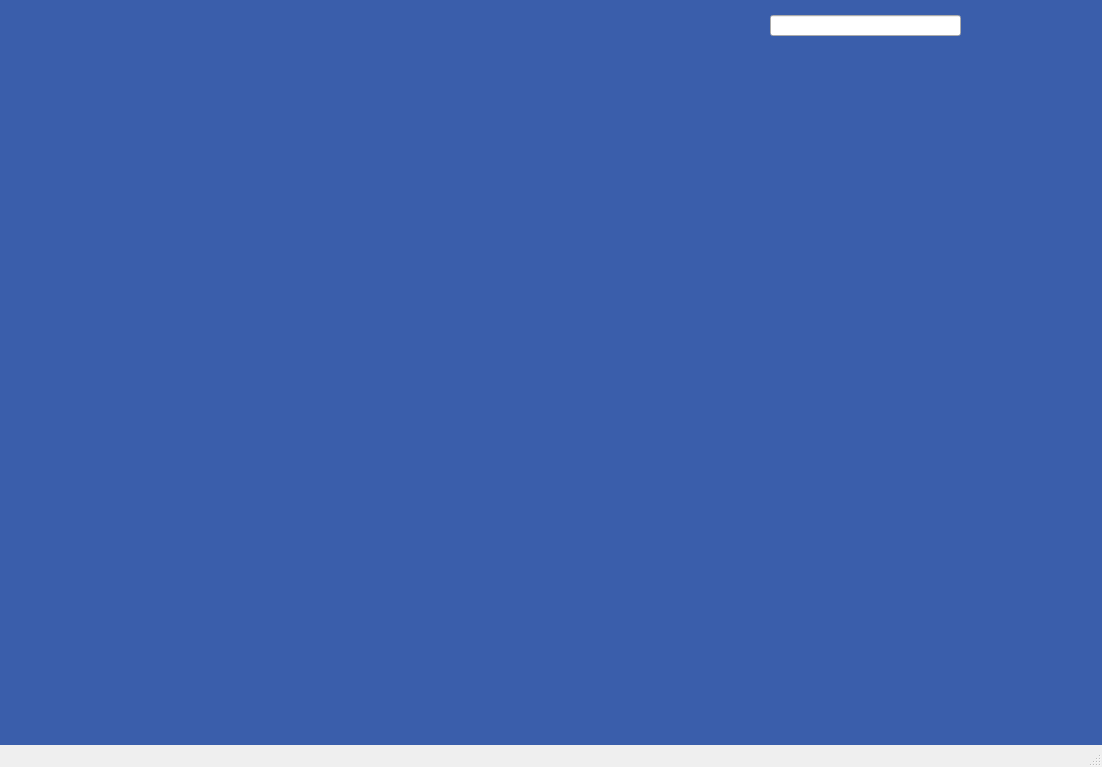
<?xml version="1.0" encoding="UTF-8"?>
<ui version="4.0">
 <class>MainWindow</class>
 <widget class="QMainWindow" name="MainWindow">
  <property name="geometry">
   <rect>
    <x>0</x>
    <y>0</y>
    <width>1102</width>
    <height>767</height>
   </rect>
  </property>
  <property name="windowTitle">
   <string>MainWindow</string>
  </property>
  <property name="styleSheet">
   <string notr="true">QWidget#centralwidget {background: rgb(58, 94, 171);}

 QTabWidget::pane { /* The tab widget frame */
     border: 2px solid black;
 }

 /* Style the tab using the tab sub-control. Note that
     it reads QTabBar _not_ QTabWidget */
 QTabBar::tab {
     background: qlineargradient(x1: 0, y1: 0, x2: 0, y2: 1,
                                 stop: 0 #E1E1E1, stop: 0.4 #DDDDDD,
                                 stop: 0.5 #D8D8D8, stop: 1.0 #D3D3D3);
     border: 2px solid #C4C4C3;
     border-bottom-color: #C2C7CB; /* same as the pane color */
     border-top-left-radius: 4px;
     border-top-right-radius: 4px;
     min-width: 8ex;
     padding: 5px;
 }

 QTabBar::tab:selected, QTabBar::tab:hover {
     background: qlineargradient(x1: 0, y1: 0, x2: 0, y2: 1,
                                 stop: 0 #fafafa, stop: 0.4 #f4f4f4,
                                 stop: 0.5 #e7e7e7, stop: 1.0 #fafafa);
 }

 QTabBar::tab:selected {
     border-color: #9B9B9B;
     border-bottom-color: #C2C7CB; /* same as pane color */
 }

 
caTable {
       font: 10pt;
       background: cornsilk;
       alternate-background-color: wheat;
}

caLineEdit {
     border-radius: 1px;
     background: lightyellow;
     color: black;
 }

caTextEntry {
    color: rgb(127, 0, 63);
    background-color: cornsilk;
    selection-color: #0a214c;
    selection-background-color: wheat;
    border: 1px groove black;
    border-radius: 1px;
    padding: 1px;
}

caTextEntry:focus {
    padding: 0px;
    border: 2px groove darkred;
    border-radius: 1px;
}

QPushButton {
      border-color: #00b;
      border-radius: 2px;
      padding: 3px;
      border-width: 1px;

	background: qlineargradient(spread:pad, x1:0, y1:0, x2:0, y2:1,
						   stop:0   rgba(224, 239, 255, 255),
						   stop:0.5 rgba(199, 215, 230, 255),
						   stop:1   rgba(184, 214, 236, 255));
}
QPushButton:hover {
	background: qlineargradient(spread:pad, x1:0, y1:0, x2:0, y2:1,
						stop:0   rgba(201, 226, 255, 255),
						stop:0.5 rgba(177, 204, 230, 255),
						stop:1   rgba(163, 205, 236, 255));
}
QPushButton:pressed {
	background: qlineargradient(spread:pad, x1:0, y1:0, x2:0, y2:1,
						stop:0   rgba(174, 219, 255, 255),
						stop:0.5 rgba(165, 199, 230, 255),
						stop:1   rgba(134, 188, 236, 255));
}

QPushButton:disabled {
	background: qlineargradient(spread:pad, x1:0, y1:0, x2:0, y2:1,
						stop:0   rgba(174, 219, 255, 255),
						stop:0.5 rgba(165, 199, 230, 255),
						stop:1   rgba(134, 188, 236, 255));
}



caSlider::groove:horizontal {
border: 1px solid #bbb;
background: lightgrey;
height: 20px;
border-radius: 4px;
}

caSlider::handle:horizontal {
background: red;
border: 1px solid #777;
width: 13px;
margin-top: -2px;
margin-bottom: -2px;
border-radius: 2px;
}
</string>
  </property>
  <widget class="QWidget" name="centralwidget">
   <property name="autoFillBackground">
    <bool>false</bool>
   </property>
   <widget class="caLineEdit" name="timeLineEdit">
    <property name="geometry">
     <rect>
      <x>770</x>
      <y>15</y>
      <width>191</width>
      <height>21</height>
     </rect>
    </property>
    <property name="channel" stdset="0">
     <string>mynow</string>
    </property>
   </widget>
   <widget class="caStripPlot" name="caStripPlot_0">
    <property name="geometry">
     <rect>
      <x>20</x>
      <y>140</y>
      <width>971</width>
      <height>315</height>
     </rect>
    </property>
    <property name="sizePolicy">
     <sizepolicy hsizetype="Expanding" vsizetype="Expanding">
      <horstretch>0</horstretch>
      <verstretch>0</verstretch>
     </sizepolicy>
    </property>
    <property name="TitleX">
     <string notr="true">[time]</string>
    </property>
    <property name="TitleY">
     <string notr="true">[counts]</string>
    </property>
    <property name="channels" stdset="0">
     <string notr="true">QTDM:COUNT:1{&quot;monitor&quot;:{&quot;maxdisplayrate&quot;:20}};QTDM:TEST:AO;mySoft1</string>
    </property>
    <property name="units">
     <enum>caStripPlot::Second</enum>
    </property>
    <property name="period">
     <double>30.000000000000000</double>
    </property>
    <property name="XaxisType">
     <enum>caStripPlot::TimeScale</enum>
    </property>
    <property name="YaxisLimitsMax_1">
     <double>5.000000000000000</double>
    </property>
    <property name="YaxisLimitsMin_1">
     <double>0.000000000000000</double>
    </property>
    <property name="YaxisScalingMax_1" stdset="0">
     <enum>caStripPlot::User</enum>
    </property>
    <property name="YaxisScalingMin_1" stdset="0">
     <enum>caStripPlot::User</enum>
    </property>
    <property name="Style_1">
     <enum>caStripPlot::FillUnder</enum>
    </property>
    <property name="color_1">
     <color>
      <red>170</red>
      <green>255</green>
      <blue>127</blue>
     </color>
    </property>
    <property name="YaxisLimitsMax_2">
     <double>1000.000000000000000</double>
    </property>
    <property name="YaxisLimitsMin_2">
     <double>0.000000000000000</double>
    </property>
    <property name="YaxisScalingMax_2" stdset="0">
     <enum>caStripPlot::User</enum>
    </property>
    <property name="YaxisScalingMin_2" stdset="0">
     <enum>caStripPlot::User</enum>
    </property>
    <property name="color_2">
     <color>
      <red>253</red>
      <green>0</green>
      <blue>0</blue>
     </color>
    </property>
    <property name="YaxisLimitsMax_3">
     <double>500.000000000000000</double>
    </property>
    <property name="YaxisLimitsMin_3">
     <double>0.000000000000000</double>
    </property>
    <property name="YaxisScalingMax_3" stdset="0">
     <enum>caStripPlot::User</enum>
    </property>
    <property name="YaxisScalingMin_3" stdset="0">
     <enum>caStripPlot::User</enum>
    </property>
    <property name="color_3">
     <color>
      <red>26</red>
      <green>115</green>
      <blue>9</blue>
     </color>
    </property>
    <property name="YaxisLimitsMax_4">
     <double>500.000000000000000</double>
    </property>
    <property name="YaxisLimitsMin_4">
     <double>0.000000000000000</double>
    </property>
    <property name="YaxisScalingMax_4" stdset="0">
     <enum>caStripPlot::User</enum>
    </property>
    <property name="YaxisScalingMin_4" stdset="0">
     <enum>caStripPlot::User</enum>
    </property>
    <property name="color_4">
     <color>
      <red>0</red>
      <green>0</green>
      <blue>0</blue>
     </color>
    </property>
    <property name="YaxisLimitsMax_5">
     <double>1.500000000000000</double>
    </property>
    <property name="YaxisLimitsMin_5">
     <double>0.000000000000000</double>
    </property>
    <property name="YaxisScalingMax_5" stdset="0">
     <enum>caStripPlot::User</enum>
    </property>
    <property name="YaxisScalingMin_5" stdset="0">
     <enum>caStripPlot::User</enum>
    </property>
    <property name="color_5">
     <color>
      <red>139</red>
      <green>130</green>
      <blue>57</blue>
     </color>
    </property>
    <property name="foreground">
     <color>
      <red>236</red>
      <green>236</green>
      <blue>236</blue>
     </color>
    </property>
    <property name="background">
     <color>
      <red>236</red>
      <green>236</green>
      <blue>236</blue>
     </color>
    </property>
    <property name="scaleColor">
     <color>
      <red>0</red>
      <green>0</green>
      <blue>0</blue>
     </color>
    </property>
    <property name="XaxisEnabled">
     <bool>true</bool>
    </property>
    <property name="YaxisEnabled">
     <bool>true</bool>
    </property>
   </widget>
  </widget>
  <widget class="QMenuBar" name="menubar">
   <property name="geometry">
    <rect>
     <x>0</x>
     <y>0</y>
     <width>1102</width>
     <height>24</height>
    </rect>
   </property>
  </widget>
  <widget class="QStatusBar" name="statusbar"/>
 </widget>
 <customwidgets>
  <customwidget>
   <class>caLineEdit</class>
   <extends>QLineEdit</extends>
   <header>caLineEdit</header>
  </customwidget>
  <customwidget>
   <class>caStripPlot</class>
   <extends>QFrame</extends>
   <header>caStripPlot</header>
  </customwidget>
 </customwidgets>
 <resources/>
 <connections/>
</ui>
